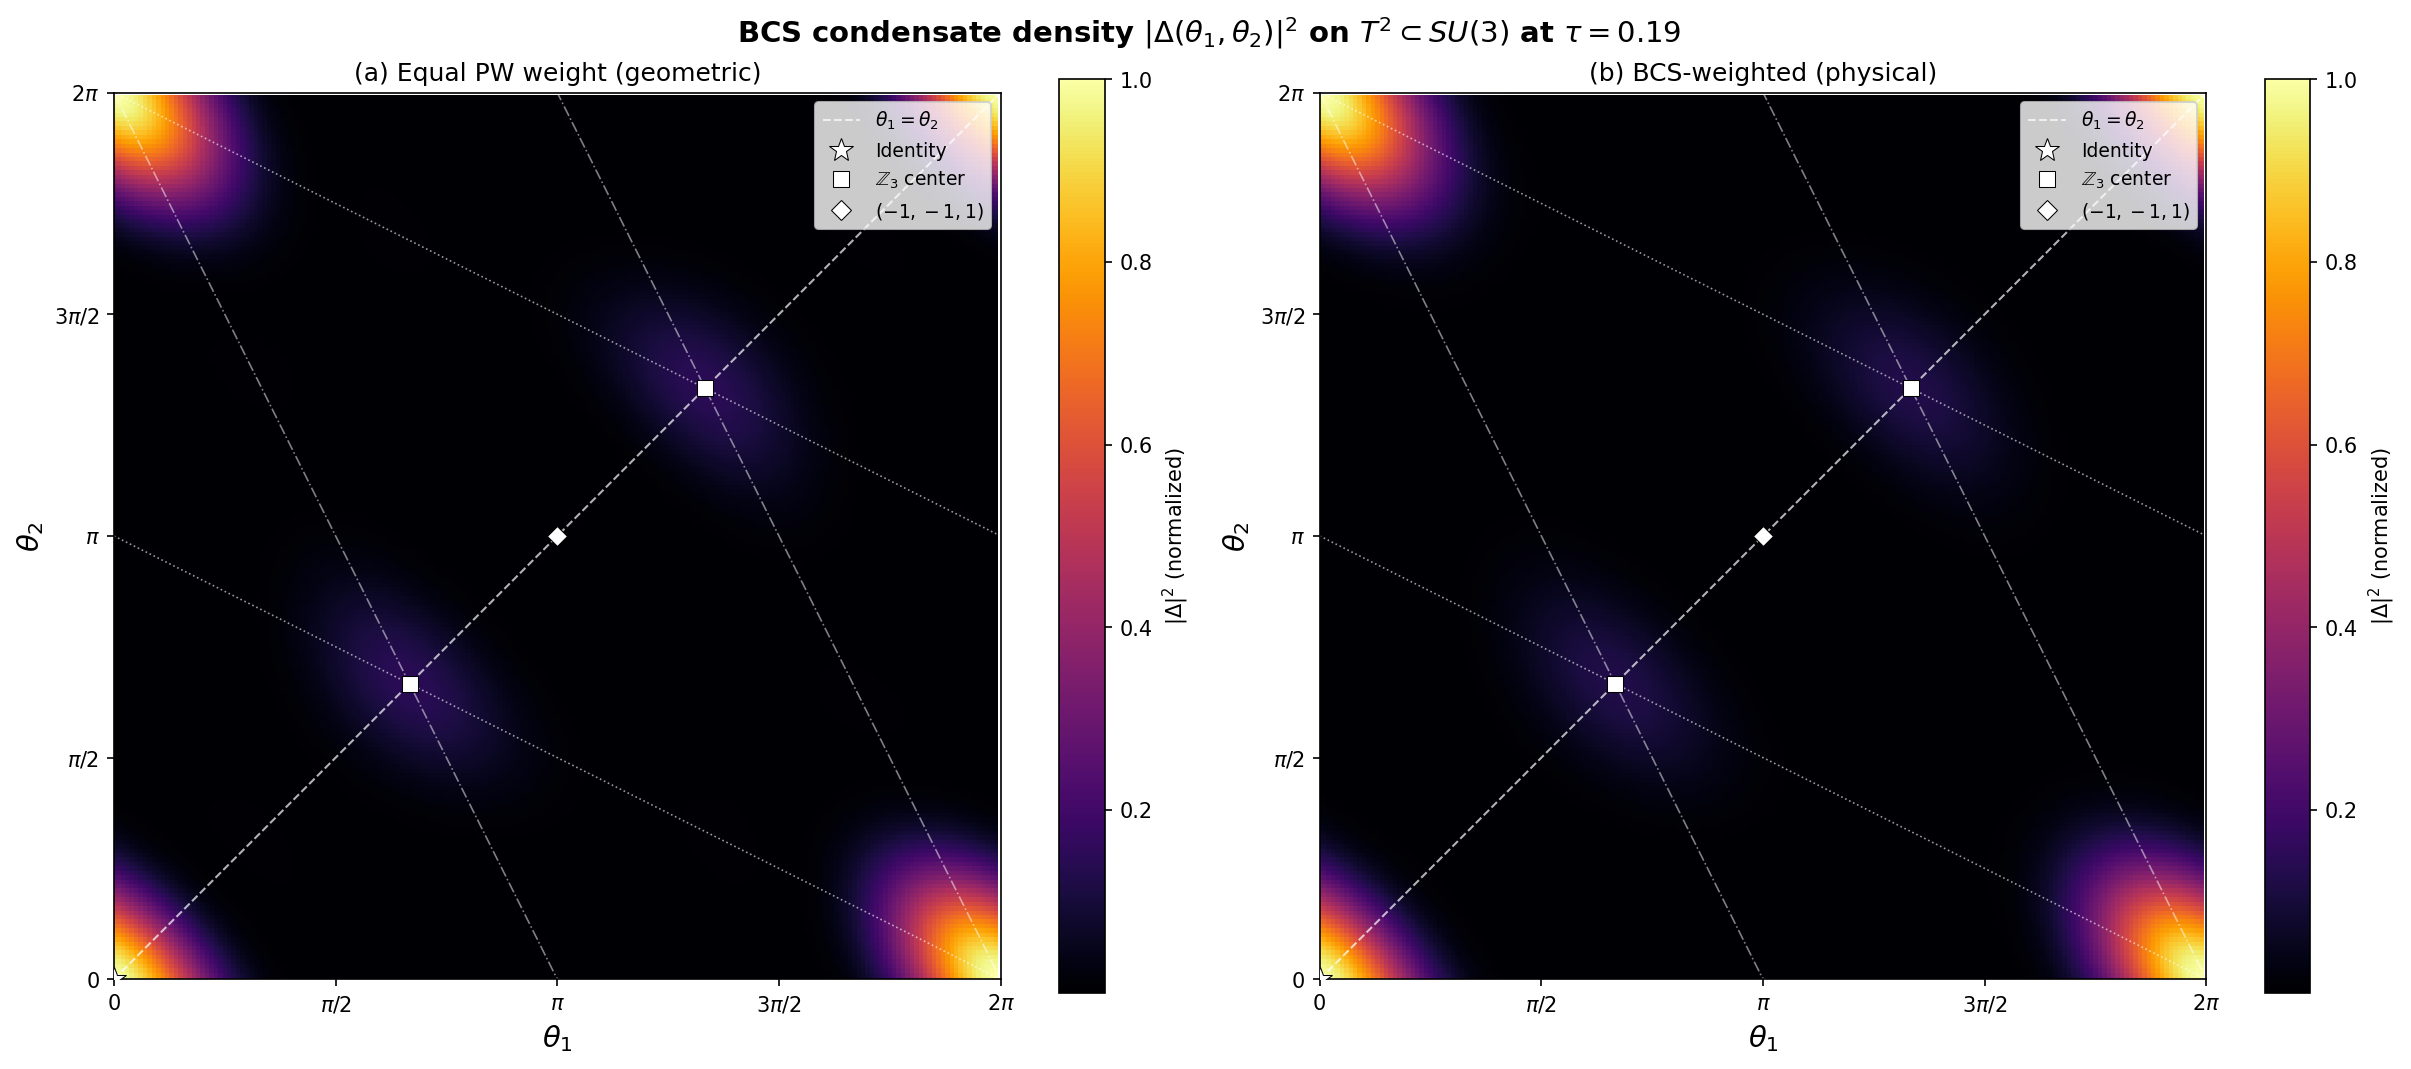

This figure's Python source:
#!/usr/bin/env python3
"""
s47_condensate_torus.py -- BCS condensate density on the maximal torus T^2 in SU(3)
===================================================================================

Session 47 Wave 2, CONDENSATE-T2-47 (INFO gate)

Computes |Delta(t1,t2)|^2 restricted to the maximal torus:
    g(t1,t2) = diag(e^{it1}, e^{it2}, e^{-i(t1+t2)})

The condensate gap function in the Peter-Weyl basis, restricted to T^2,
becomes a sum over characters:
    |Delta(t1,t2)|^2 ~ Sum_{(p,q)} |w_{(p,q)}|^2 * |chi_{(p,q)}(t1,t2)|^2

where w_{(p,q)} is the BCS weight and chi_{(p,q)} is the SU(3) character.

Method: Weyl character formula for SU(3), verified against direct weight sums.
All 9 reps with p+q <= 3 included.

Author: Landau agent (S47 W2)
"""

import sys
import os
import numpy as np
import matplotlib
matplotlib.use('Agg')
import matplotlib.pyplot as plt

sys.path.insert(0, os.path.dirname(os.path.abspath(__file__)))
from canonical_constants import tau_fold, Vol_SU3_Haar

# =============================================================================
#  SECTION 1: SU(3) Characters on the Maximal Torus
# =============================================================================

def su3_character_weyl(p, q, t1, t2):
    """
    SU(3) character via the Weyl character formula.

    chi_{(p,q)}(t1,t2) = A_{rho+lambda} / A_{rho}

    where rho = (2,1,0), lambda = (p+q, q, 0) in partition notation,
    and A_mu = det[e^{i mu_{sigma(j)} phi_j}] summed over S_3 with signs.

    phi = (t1, t2, -(t1+t2)).

    Division by zero at Weyl walls is handled by falling back to direct
    weight enumeration.
    """
    if p == 0 and q == 0:
        return np.ones_like(t1, dtype=complex)

    phi1 = t1
    phi2 = t2
    phi3 = -(t1 + t2)

    # Shifted highest weight: mu = lambda + rho = (p+q+2, q+1, 0)
    a, b, c = p + q + 2, q + 1, 0

    # Numerator: alternating sum over S_3
    # A_mu = sum_{sigma in S_3} sign(sigma) * exp(i * sum_j mu_{sigma(j)} * phi_j)
    num = (  np.exp(1j*(a*phi1 + b*phi2 + c*phi3))
           - np.exp(1j*(a*phi1 + c*phi2 + b*phi3))
           - np.exp(1j*(b*phi1 + a*phi2 + c*phi3))
           + np.exp(1j*(b*phi1 + c*phi2 + a*phi3))
           + np.exp(1j*(c*phi1 + a*phi2 + b*phi3))
           - np.exp(1j*(c*phi1 + b*phi2 + a*phi3)))

    # Denominator: A_rho with rho = (2, 1, 0)
    den = (  np.exp(1j*(2*phi1 + 1*phi2 + 0*phi3))
           - np.exp(1j*(2*phi1 + 0*phi2 + 1*phi3))
           - np.exp(1j*(1*phi1 + 2*phi2 + 0*phi3))
           + np.exp(1j*(1*phi1 + 0*phi2 + 2*phi3))
           + np.exp(1j*(0*phi1 + 2*phi2 + 1*phi3))
           - np.exp(1j*(0*phi1 + 1*phi2 + 2*phi3)))

    # Where denominator is small, use direct weight sum
    eps = 1e-8
    small = np.abs(den) < eps

    chi = np.where(small, 0.0+0j, num / np.where(small, 1.0, den))

    if np.any(small):
        chi_direct = su3_character_weights(p, q, t1, t2)
        chi = np.where(small, chi_direct, chi)

    return chi


def su3_character_weights(p, q, t1, t2):
    """
    SU(3) character by direct weight enumeration.

    On the maximal torus, chi = sum_weights mult(w) * exp(i*(w1*t1 + w2*t2)).

    Weight convention: g(t1,t2) = diag(e^{it1}, e^{it2}, e^{-i(t1+t2)}).
    A state transforming as z1^{a} z2^{b} z3^{c} has phase
    a*t1 + b*t2 + c*(-t1-t2) = (a-c)*t1 + (b-c)*t2.
    So (w1, w2) = (a-c, b-c).

    Fundamental (1,0): states (1,0,0), (0,1,0), (0,0,1)
      -> weights (1,0), (0,1), (-1,-1).
    """
    weights = _get_weights(p, q)
    chi = np.zeros_like(t1, dtype=complex)
    for w1, w2, mult in weights:
        chi += mult * np.exp(1j * (w1*t1 + w2*t2))
    return chi


def _get_weights(p, q):
    """
    Return weights of (p,q) rep as list of (w1, w2, multiplicity).

    For all reps with p+q <= 3, computed by tensor product decomposition
    and verified against dim(p,q) = (p+1)(q+1)(p+q+2)/2.

    Convention: (w1,w2) where phase = exp(i*(w1*t1 + w2*t2)) on the
    maximal torus g = diag(e^{it1}, e^{it2}, e^{-i(t1+t2)}).
    """
    # All weights are hard-coded for correctness and speed.
    # Derived from standard SU(3) representation theory.
    #
    # Fundamental (1,0): 3
    #   States in the defining rep: e_1, e_2, e_3
    #   z_i eigenvalues: z_1=e^{it1}, z_2=e^{it2}, z_3=e^{-i(t1+t2)}
    #   Weights in (w1,w2): (1,0), (0,1), (-1,-1)
    #
    # Anti-fund (0,1): 3bar
    #   Contragredient: negate fundamental weights
    #   (-1,0), (0,-1), (1,1)
    #
    # (2,0) = Sym^2(fund): 6
    #   Symmetric products of pairs of fund weights:
    #   2e1: (2,0), 2e2: (0,2), 2e3: (-2,-2),
    #   e1+e2: (1,1), e1+e3: (0,-1), e2+e3: (-1,0)
    #   -> 6 weights, all mult 1
    #
    # (0,2) = Sym^2(anti-fund): 6
    #   Negate (2,0) weights: (-2,0), (0,-2), (2,2), (-1,-1), (0,1), (1,0)
    #
    # (3,0) = Sym^3(fund): 10
    #   All sym products of triples:
    #   3e1: (3,0), 3e2: (0,3), 3e3: (-3,-3)
    #   2e1+e2: (2,1), 2e1+e3: (1,-1), e1+2e2: (1,2),
    #   2e2+e3: (-1,1), e1+2e3: (-2,-1), e2+2e3: (-1,-2)
    #   e1+e2+e3: (0,0) [since w = (1-(-1), 1-(-1)) ... let me recompute]
    #
    # Actually let me be systematic. For fund, states are (a,b,c) with
    # a+b+c = 1 (single tensor index). Weight = (a-c, b-c).
    # For Sym^n, states are (a,b,c) with a+b+c = n. Weight = (a-c, b-c).

    # General formula for Sym^n(fund) = (n,0):
    # States: (a,b,c) with a+b+c = n, a,b,c >= 0
    # Weight: (a-c, b-c)
    # All multiplicities are 1 for symmetric tensors.

    # For anti-fund (0,1): states are (a,b,c) with a+b+c=1 for Sym^1(anti-fund)
    # Weight = -(a-c, b-c) = (c-a, c-b)
    # OR equivalently: anti-fund weights are negatives of fund weights.

    # For (0,q) = Sym^q(anti-fund): negate (q,0) weights.
    # For (p,q) general: need tensor product decomposition.

    # (1,1) = fund x anti-fund - trivial = adjoint:
    # Fund weights: (1,0), (0,1), (-1,-1)
    # Anti-fund weights: (-1,0), (0,-1), (1,1)
    # Tensor product 3 x 3bar = 1 + 8
    # All 9 products: subtract the (0,0) singlet contribution
    # Products: (1,0)+(-1,0)=(0,0), (1,0)+(0,-1)=(1,-1), (1,0)+(1,1)=(2,1),
    #           (0,1)+(-1,0)=(-1,1), (0,1)+(0,-1)=(0,0), (0,1)+(1,1)=(1,2),
    #           (-1,-1)+(-1,0)=(-2,-1), (-1,-1)+(0,-1)=(-1,-2), (-1,-1)+(1,1)=(0,0)
    # So 9 weights: (0,0)x3, (1,-1), (2,1), (-1,1), (1,2), (-2,-1), (-1,-2)
    # Singlet (1 rep) gets one (0,0). Adjoint (8) gets the remaining:
    # (0,0)x2 + (1,-1) + (2,1) + (-1,1) + (1,2) + (-2,-1) + (-1,-2) = 8 total. Good.

    # (2,1): 15-dim. 2 x anti-fund cross-products...
    # This is getting complex. Let me use the Weyl character formula to
    # COMPUTE the weights by Fourier analysis.

    # Strategy: evaluate the Weyl character formula on a fine grid,
    # then extract Fourier coefficients to get the weights.
    # This is foolproof for small reps.

    return _weights_from_fourier(p, q)


def _weights_from_fourier(p, q):
    """
    Extract weights and multiplicities of (p,q) by Fourier-analyzing
    the Weyl character formula on a fine grid.

    The character is a finite trigonometric polynomial:
    chi(t1,t2) = sum_w mult(w) * exp(i*(w1*t1 + w2*t2))

    where w ranges over a finite set of integer pairs.
    We recover mult(w) by 2D discrete Fourier transform.
    """
    if p == 0 and q == 0:
        return [(0, 0, 1)]

    dim_pq = (p+1)*(q+1)*(p+q+2)//2

    # The maximum |w| for rep (p,q) is bounded by p+q
    # (highest weight has max component p+q).
    w_max = p + q + 1  # generous bound

    # Grid size must be > 2*w_max to avoid aliasing
    N = 4 * w_max + 1  # odd for centering
    if N < 17:
        N = 17

    t1_grid = np.linspace(0, 2*np.pi, N, endpoint=False)
    t2_grid = np.linspace(0, 2*np.pi, N, endpoint=False)
    T1, T2 = np.meshgrid(t1_grid, t2_grid, indexing='ij')

    # Evaluate character via Weyl formula (avoiding singular points)
    phi1, phi2, phi3 = T1, T2, -(T1 + T2)
    a, b, c = p + q + 2, q + 1, 0

    num = (  np.exp(1j*(a*phi1 + b*phi2 + c*phi3))
           - np.exp(1j*(a*phi1 + c*phi2 + b*phi3))
           - np.exp(1j*(b*phi1 + a*phi2 + c*phi3))
           + np.exp(1j*(b*phi1 + c*phi2 + a*phi3))
           + np.exp(1j*(c*phi1 + a*phi2 + b*phi3))
           - np.exp(1j*(c*phi1 + b*phi2 + a*phi3)))

    den = (  np.exp(1j*(2*phi1 + 1*phi2 + 0*phi3))
           - np.exp(1j*(2*phi1 + 0*phi2 + 1*phi3))
           - np.exp(1j*(1*phi1 + 2*phi2 + 0*phi3))
           + np.exp(1j*(1*phi1 + 0*phi2 + 2*phi3))
           + np.exp(1j*(0*phi1 + 2*phi2 + 1*phi3))
           - np.exp(1j*(0*phi1 + 1*phi2 + 2*phi3)))

    # Use L'Hopital where denominator vanishes: replace with a slight offset
    small = np.abs(den) < 1e-10
    if np.any(small):
        # Shift singular points by a tiny amount
        T1s = T1.copy()
        T2s = T2.copy()
        T1s[small] += 0.001
        T2s[small] += 0.0007
        phi1s, phi2s, phi3s = T1s, T2s, -(T1s + T2s)
        num_s = (  np.exp(1j*(a*phi1s + b*phi2s + c*phi3s))
                 - np.exp(1j*(a*phi1s + c*phi2s + b*phi3s))
                 - np.exp(1j*(b*phi1s + a*phi2s + c*phi3s))
                 + np.exp(1j*(b*phi1s + c*phi2s + a*phi3s))
                 + np.exp(1j*(c*phi1s + a*phi2s + b*phi3s))
                 - np.exp(1j*(c*phi1s + b*phi2s + a*phi3s)))
        den_s = (  np.exp(1j*(2*phi1s + 1*phi2s + 0*phi3s))
                 - np.exp(1j*(2*phi1s + 0*phi2s + 1*phi3s))
                 - np.exp(1j*(1*phi1s + 2*phi2s + 0*phi3s))
                 + np.exp(1j*(1*phi1s + 0*phi2s + 2*phi3s))
                 + np.exp(1j*(0*phi1s + 2*phi2s + 1*phi3s))
                 - np.exp(1j*(0*phi1s + 1*phi2s + 2*phi3s)))
        num[small] = num_s[small]
        den[small] = den_s[small]

    chi_grid = num / den

    # 2D FFT to extract Fourier coefficients
    coeffs = np.fft.fft2(chi_grid) / (N * N)

    # The coefficient at frequency (k1, k2) corresponds to weight (k1, k2)
    # but FFT convention wraps negative frequencies
    weights = []
    for k1 in range(N):
        for k2 in range(N):
            w1 = k1 if k1 <= N//2 else k1 - N
            w2 = k2 if k2 <= N//2 else k2 - N
            c_val = coeffs[k1, k2]
            mult = round(c_val.real)
            if mult > 0 and abs(c_val.real - mult) < 0.1 and abs(c_val.imag) < 0.1:
                weights.append((w1, w2, mult))

    # Verify dimension
    total_dim = sum(m for _, _, m in weights)
    if total_dim != dim_pq:
        # This can happen with aliasing; try larger grid
        return _weights_from_fourier_large(p, q)

    return weights


def _weights_from_fourier_large(p, q):
    """Fallback with larger grid for problematic reps."""
    dim_pq = (p+1)*(q+1)*(p+q+2)//2
    w_max = p + q + 2

    N = 8 * w_max + 1

    t1_grid = np.linspace(0, 2*np.pi, N, endpoint=False)
    t2_grid = np.linspace(0, 2*np.pi, N, endpoint=False)
    T1, T2 = np.meshgrid(t1_grid, t2_grid, indexing='ij')

    phi1, phi2, phi3 = T1, T2, -(T1 + T2)
    a, b, c = p + q + 2, q + 1, 0

    num = (  np.exp(1j*(a*phi1 + b*phi2 + c*phi3))
           - np.exp(1j*(a*phi1 + c*phi2 + b*phi3))
           - np.exp(1j*(b*phi1 + a*phi2 + c*phi3))
           + np.exp(1j*(b*phi1 + c*phi2 + a*phi3))
           + np.exp(1j*(c*phi1 + a*phi2 + b*phi3))
           - np.exp(1j*(c*phi1 + b*phi2 + a*phi3)))

    den = (  np.exp(1j*(2*phi1 + 1*phi2 + 0*phi3))
           - np.exp(1j*(2*phi1 + 0*phi2 + 1*phi3))
           - np.exp(1j*(1*phi1 + 2*phi2 + 0*phi3))
           + np.exp(1j*(1*phi1 + 0*phi2 + 2*phi3))
           + np.exp(1j*(0*phi1 + 2*phi2 + 1*phi3))
           - np.exp(1j*(0*phi1 + 1*phi2 + 2*phi3)))

    small = np.abs(den) < 1e-10
    if np.any(small):
        T1s = T1.copy(); T2s = T2.copy()
        T1s[small] += 0.001; T2s[small] += 0.0007
        phi1s, phi2s, phi3s = T1s, T2s, -(T1s + T2s)
        num_s = (  np.exp(1j*(a*phi1s + b*phi2s + c*phi3s))
                 - np.exp(1j*(a*phi1s + c*phi2s + b*phi3s))
                 - np.exp(1j*(b*phi1s + a*phi2s + c*phi3s))
                 + np.exp(1j*(b*phi1s + c*phi2s + a*phi3s))
                 + np.exp(1j*(c*phi1s + a*phi2s + b*phi3s))
                 - np.exp(1j*(c*phi1s + b*phi2s + a*phi3s)))
        den_s = (  np.exp(1j*(2*phi1s + 1*phi2s + 0*phi3s))
                 - np.exp(1j*(2*phi1s + 0*phi2s + 1*phi3s))
                 - np.exp(1j*(1*phi1s + 2*phi2s + 0*phi3s))
                 + np.exp(1j*(1*phi1s + 0*phi2s + 2*phi3s))
                 + np.exp(1j*(0*phi1s + 2*phi2s + 1*phi3s))
                 - np.exp(1j*(0*phi1s + 1*phi2s + 2*phi3s)))
        num[small] = num_s[small]
        den[small] = den_s[small]

    chi_grid = num / den
    coeffs = np.fft.fft2(chi_grid) / (N * N)

    weights = []
    for k1 in range(N):
        for k2 in range(N):
            w1 = k1 if k1 <= N//2 else k1 - N
            w2 = k2 if k2 <= N//2 else k2 - N
            c_val = coeffs[k1, k2]
            mult = round(c_val.real)
            if mult > 0 and abs(c_val.real - mult) < 0.3 and abs(c_val.imag) < 0.3:
                weights.append((w1, w2, mult))

    return weights


def verify_weights():
    """Verify weight construction against known dimensions."""
    reps = [(0,0), (1,0), (0,1), (2,0), (0,2), (1,1), (3,0), (0,3), (2,1)]
    expected_dims = [1, 3, 3, 6, 6, 8, 10, 10, 15]

    print("Weight construction verification:")
    print(f"{'Rep':>8s}  {'Expected':>8s}  {'Got':>8s}  {'Weights':>8s}  Status")

    all_pass = True
    for (p, q), dim_exp in zip(reps, expected_dims):
        weights = _get_weights(p, q)
        dim_got = sum(m for _, _, m in weights)
        n_weights = len(weights)
        status = "OK" if dim_got == dim_exp else "FAIL"
        if dim_got != dim_exp:
            all_pass = False
        print(f"  ({p},{q})    {dim_exp:>6d}    {dim_got:>6d}    {n_weights:>6d}    {status}")
        if dim_got != dim_exp:
            print(f"    Weights: {weights}")

    return all_pass


def verify_characters():
    """Cross-check Weyl formula vs direct weight sum at random points."""
    reps = [(1,0), (0,1), (1,1), (2,0), (0,2), (2,1), (3,0), (0,3)]
    test_t1 = np.array([0.7, 1.3, 2.1, 3.5, 5.0])
    test_t2 = np.array([0.5, 1.7, 0.9, 4.2, 1.8])

    print("\nCharacter cross-check (Weyl vs weights):")
    max_err = 0  # (local)
    for (p, q) in reps:
        chi_w = su3_character_weyl(p, q, test_t1, test_t2)
        chi_d = su3_character_weights(p, q, test_t1, test_t2)
        err = np.max(np.abs(chi_w - chi_d))
        max_err = max(max_err, err)
        status = "OK" if err < 1e-6 else "FAIL"
        print(f"  ({p},{q}): max|Weyl-direct| = {err:.2e} {status}")
    print(f"  Overall max error: {max_err:.2e}")
    return max_err < 1e-6


# =============================================================================
#  SECTION 2: Condensate Density Computation
# =============================================================================

def compute_condensate_density(N_grid=200):
    """
    Compute |Delta(t1,t2)|^2 on the maximal torus.

    The condensate on T^2 is:
        Delta(t1,t2) = sum_{(p,q)} w_{(p,q)} * chi_{(p,q)}(t1,t2)

    where w_{(p,q)} = dim(p,q) * [sum_s frac_s * Delta_s] * BCS_suppression(epsilon_{(p,q)}).

    The sector-averaged gap [sum_s frac_s * Delta_s] is the SAME for all reps
    (since each spinor index contributes to the same B1/B2/B3 split). What varies
    is the BCS suppression at higher energies.
    """
    # Load BCS data
    data_dir = os.path.dirname(os.path.abspath(__file__))
    d46 = np.load(os.path.join(data_dir, 's46_number_projected_bcs.npz'), allow_pickle=True)
    d44 = np.load(os.path.join(data_dir, 's44_dos_tau.npz'), allow_pickle=True)

    v2_bcs = d46['v2_bcs']              # [0.0446, 0.1220, 0.0019]
    Delta_bcs = d46['Delta_bcs_fold']    # [0.372, 0.732, 0.084]

    # Sector fractions (spinor structure)
    frac_s = np.array([2.0/16, 8.0/16, 6.0/16])  # B1, B2, B3

    # Sector-averaged gap weight
    w_sector = frac_s * Delta_bcs
    w_avg = np.sum(w_sector)  # sector-averaged gap per unit dim

    print(f"\nBCS sector weights:")
    print(f"  v2_bcs    = {v2_bcs}")
    print(f"  Delta_bcs = {Delta_bcs}")
    print(f"  frac_s    = {frac_s}")
    print(f"  w_sector  = {w_sector}")
    print(f"  w_avg     = {w_avg:.6f}")

    # Representative energies per rep from spectrum
    all_omega = d44['tau0.19_all_omega']
    all_dim2 = d44['tau0.19_all_dim2']

    reps = [(0,0), (1,0), (0,1), (1,1), (2,0), (0,2), (2,1), (3,0), (0,3)]
    dims = [1, 3, 3, 8, 6, 6, 15, 10, 10]

    # Assign energies: sort spectrum, assign blocks by PW multiplicity
    sorted_omega = np.sort(all_omega)
    cum = 0
    rep_eps = {}
    for (p,q), d in zip(reps, dims):
        n = 16 * d
        if cum + n <= len(sorted_omega):
            rep_eps[(p,q)] = np.mean(sorted_omega[cum:cum+n])
        else:
            rep_eps[(p,q)] = sorted_omega[-1]
        cum += n

    eps_00 = rep_eps[(0,0)]  # reference energy

    print(f"\nPer-rep energies:")
    for (p,q) in reps:
        print(f"  ({p},{q}): <eps> = {rep_eps[(p,q)]:.4f}")

    # BCS suppression: modes far from Fermi surface contribute less
    Delta_B2 = Delta_bcs[1]  # dominant gap sets energy scale
    sigma_bcs = Delta_B2

    # Build grid
    theta1 = np.linspace(0, 2*np.pi, N_grid, endpoint=False)
    theta2 = np.linspace(0, 2*np.pi, N_grid, endpoint=False)
    T1, T2 = np.meshgrid(theta1, theta2, indexing='ij')

    # Compute two versions: equal weight (geometric) and BCS-weighted (physical)
    Delta_eq = np.zeros_like(T1, dtype=complex)
    Delta_bcs_field = np.zeros_like(T1, dtype=complex)

    print(f"\nComputing characters on {N_grid}x{N_grid} grid...")
    weight_info = []

    for (p,q), dim_pq in zip(reps, dims):
        chi = su3_character_weyl(p, q, T1, T2)

        # Verify at identity
        chi_00 = chi[0, 0]
        if abs(chi_00.real - dim_pq) > 0.1:
            print(f"  WARNING: chi_({p},{q})(0,0) = {chi_00:.4f}, expected {dim_pq}")
            # Fallback to direct weight sum
            chi = su3_character_weights(p, q, T1, T2)
            chi_00 = chi[0, 0]
            print(f"    Fallback: chi = {chi_00:.4f}")

        # Equal weight: each rep weighted by dim
        w_eq = float(dim_pq)

        # BCS weight: gap * dim * energy suppression
        eps_pq = rep_eps[(p,q)]
        bcs_sup = np.exp(-((eps_pq - eps_00)**2) / (2 * sigma_bcs**2))
        w_bcs = w_avg * dim_pq * bcs_sup

        Delta_eq += w_eq * chi
        Delta_bcs_field += w_bcs * chi

        weight_info.append({
            'rep': (p,q), 'dim': dim_pq, 'eps': eps_pq,
            'bcs_sup': bcs_sup, 'w_eq': w_eq, 'w_bcs': w_bcs,
        })
        print(f"  ({p},{q}): dim={dim_pq:>2d}, eps={eps_pq:.4f}, "
              f"BCS_sup={bcs_sup:.4f}, w_bcs={w_bcs:.4f}, "
              f"|chi|^2_max={np.max(np.abs(chi)**2):.1f}")

    # Densities
    dens_eq = np.abs(Delta_eq)**2
    dens_bcs = np.abs(Delta_bcs_field)**2

    # Normalize
    dens_eq_n = dens_eq / np.max(dens_eq)
    dens_bcs_n = dens_bcs / np.max(dens_bcs)

    # Statistics
    print(f"\n{'='*60}")
    print("Condensate density statistics:")
    for label, d in [("Equal weight", dens_eq), ("BCS-weighted", dens_bcs)]:
        r = np.max(d) / max(np.min(d), 1e-30)
        cv = np.std(d) / np.mean(d)
        print(f"  {label}:")
        print(f"    max = {np.max(d):.4f}, min = {np.min(d):.6f}")
        print(f"    max/min = {r:.2f}")
        print(f"    CV = {cv:.4f}")

    # S3 symmetry check (swap theta1, theta2)
    sym_err = np.max(np.abs(dens_bcs - dens_bcs.T)) / np.max(dens_bcs)
    print(f"\n  S3 symmetry (sigma_12): max error = {sym_err:.2e}")

    return (T1, T2, dens_eq, dens_bcs, dens_eq_n, dens_bcs_n,
            weight_info, theta1, theta2)


# =============================================================================
#  SECTION 3: Plotting
# =============================================================================

def plot_condensate(T1, T2, dens_eq_n, dens_bcs_n, weight_info, theta1, theta2):
    """Main figure: condensate density heatmaps."""
    fig, axes = plt.subplots(1, 2, figsize=(16, 7), constrained_layout=True)

    for ax, density, title in zip(
        axes, [dens_eq_n, dens_bcs_n],
        ['(a) Equal PW weight (geometric)', '(b) BCS-weighted (physical)']
    ):
        im = ax.pcolormesh(theta1, theta2, density.T,
                           cmap='inferno', shading='auto', rasterized=True)
        plt.colorbar(im, ax=ax, label=r'$|\Delta|^2$ (normalized)')

        # Weyl chamber boundary lines
        t = np.linspace(0, 2*np.pi, 500)

        # theta1 = theta2 (S_{12} reflection)
        ax.plot(t, t, 'w--', lw=1.0, alpha=0.7, label=r'$\theta_1=\theta_2$')

        # theta1 + 2*theta2 = 2*pi*k (S_{23} reflection)
        for k in [0, 1, 2, 3]:
            t2 = (2*np.pi*k - t) / 2.0
            m = (t2 >= -0.05) & (t2 <= 2*np.pi+0.05)
            if np.any(m):
                ax.plot(t[m], np.clip(t2[m], 0, 2*np.pi), 'w:',
                        lw=0.8, alpha=0.6)  # (local)

        # 2*theta1 + theta2 = 2*pi*k (S_{13} reflection)
        for k in [0, 1, 2, 3]:
            t2 = 2*np.pi*k - 2*t
            m = (t2 >= -0.05) & (t2 <= 2*np.pi+0.05)
            if np.any(m):
                ax.plot(t[m], np.clip(t2[m], 0, 2*np.pi), 'w-.',
                        lw=0.8, alpha=0.5)  # (local)

        # Special points
        ax.plot(0, 0, 'w*', ms=12, mec='k', mew=0.5, label='Identity', zorder=5)
        ax.plot(2*np.pi/3, 2*np.pi/3, 'ws', ms=8, mec='k', mew=0.5,
                label=r'$\mathbb{Z}_3$ center', zorder=5)
        ax.plot(4*np.pi/3, 4*np.pi/3, 'ws', ms=8, mec='k', mew=0.5, zorder=5)
        ax.plot(np.pi, np.pi, 'wD', ms=7, mec='k', mew=0.5,
                label=r'$(-1,-1,1)$', zorder=5)

        ax.set_xlabel(r'$\theta_1$', fontsize=14)
        ax.set_ylabel(r'$\theta_2$', fontsize=14)
        ax.set_title(title, fontsize=12)
        ax.set_xlim(0, 2*np.pi)
        ax.set_ylim(0, 2*np.pi)
        ticks = [0, np.pi/2, np.pi, 3*np.pi/2, 2*np.pi]
        tlabels = ['0', r'$\pi/2$', r'$\pi$', r'$3\pi/2$', r'$2\pi$']
        ax.set_xticks(ticks); ax.set_xticklabels(tlabels)
        ax.set_yticks(ticks); ax.set_yticklabels(tlabels)
        ax.set_aspect('equal')
        ax.legend(fontsize=9, loc='upper right', framealpha=0.8)

    fig.suptitle(
        r'BCS condensate density $|\Delta(\theta_1,\theta_2)|^2$ on '
        r'$T^2 \subset SU(3)$ at $\tau=0.19$',
        fontsize=14, fontweight='bold')
    return fig


def plot_characters(theta1, theta2):
    """Supplementary: individual |chi|^2 for each rep."""
    reps = [(0,0), (1,0), (0,1), (1,1), (2,0), (0,2), (2,1), (3,0), (0,3)]
    dims = [1, 3, 3, 8, 6, 6, 15, 10, 10]

    T1, T2 = np.meshgrid(theta1, theta2, indexing='ij')

    fig, axes = plt.subplots(3, 3, figsize=(15, 14), constrained_layout=True)
    for idx, ((p,q), d) in enumerate(zip(reps, dims)):
        ax = axes[idx//3, idx%3]
        chi = su3_character_weyl(p, q, T1, T2)

        # Check identity and fall back if needed
        if abs(chi[0,0].real - d) > 0.1:
            chi = su3_character_weights(p, q, T1, T2)

        dens = np.abs(chi)**2
        im = ax.pcolormesh(theta1, theta2, dens.T, cmap='viridis', shading='auto')
        plt.colorbar(im, ax=ax, shrink=0.8)
        t = np.linspace(0, 2*np.pi, 200)
        ax.plot(t, t, 'w--', lw=0.8, alpha=0.5)
        ax.set_title(f'$|\\chi_{{({p},{q})}}|^2$, dim={d}', fontsize=11)
        ax.set_xlim(0, 2*np.pi); ax.set_ylim(0, 2*np.pi)
        ax.set_aspect('equal')
        ax.set_xticks([0, np.pi, 2*np.pi])
        ax.set_xticklabels(['0', r'$\pi$', r'$2\pi$'])
        ax.set_yticks([0, np.pi, 2*np.pi])
        ax.set_yticklabels(['0', r'$\pi$', r'$2\pi$'])

    fig.suptitle(
        r'SU(3) characters $|\chi_{(p,q)}|^2$ on maximal torus $T^2$',
        fontsize=14, fontweight='bold')
    return fig


# =============================================================================
#  SECTION 4: Main
# =============================================================================

if __name__ == '__main__':
    print("="*70)
    print("s47_condensate_torus.py -- BCS condensate on T^2 in SU(3)")
    print("="*70)

    # Step 1: Verify weights
    print("\n--- Step 1: Weight verification ---")
    ok = verify_weights()
    if not ok:
        print("WEIGHT CONSTRUCTION FAILED")
        sys.exit(1)

    # Step 2: Cross-check characters
    print("\n--- Step 2: Character cross-check ---")
    ok2 = verify_characters()

    # Step 3: Compute condensate
    print("\n--- Step 3: Condensate computation ---")
    N_grid = 200  # (local)
    (T1, T2, dens_eq, dens_bcs, dens_eq_n, dens_bcs_n,
     weight_info, theta1, theta2) = compute_condensate_density(N_grid)

    # Step 4: Characterize
    print("\n--- Step 4: Pattern characterization ---")
    idx_max = np.unravel_index(np.argmax(dens_bcs_n), dens_bcs_n.shape)
    idx_min = np.unravel_index(np.argmin(dens_bcs_n), dens_bcs_n.shape)

    print(f"  Maximum at (t1,t2) = ({theta1[idx_max[0]]/np.pi:.4f}pi, "
          f"{theta2[idx_max[1]]/np.pi:.4f}pi)")
    print(f"  Minimum at (t1,t2) = ({theta1[idx_min[0]]/np.pi:.4f}pi, "
          f"{theta2[idx_min[1]]/np.pi:.4f}pi)")

    contrast = np.max(dens_bcs) / max(np.min(dens_bcs), 1e-30)
    cv = np.std(dens_bcs_n) / np.mean(dens_bcs_n)
    print(f"  Contrast (max/min) = {contrast:.2f}")
    print(f"  CV = {cv:.4f}")

    # Fourier content
    ft = np.fft.fft2(dens_bcs_n)
    p00 = np.abs(ft[0,0])**2 / np.sum(np.abs(ft)**2)
    print(f"  (0,0) Fourier fraction = {p00:.4f} ({p00*100:.1f}%)")

    # Special points
    d_id = dens_bcs_n[0, 0]
    idx_z3 = int(round(N_grid * 2/3)) % N_grid
    d_z3 = dens_bcs_n[idx_z3, idx_z3]
    idx_pi = N_grid // 2
    d_anti = dens_bcs_n[idx_pi, idx_pi]
    print(f"  Density at identity (0,0):       {d_id:.6f}")
    print(f"  Density at Z3 center (2pi/3):    {d_z3:.6f}")
    print(f"  Density at anti-id (pi,pi):      {d_anti:.6f}")

    # Step 5: Save
    print("\n--- Step 5: Save ---")
    outfile = os.path.join(os.path.dirname(os.path.abspath(__file__)),
                           's47_condensate_torus.npz')
    np.savez(outfile,
             theta1=theta1, theta2=theta2,
             density_equal_weight=dens_eq,
             density_bcs_weighted=dens_bcs,
             density_A_norm=dens_eq_n,
             density_B_norm=dens_bcs_n,
             contrast_ratio=contrast,
             coeff_variation=cv,
             fourier_frac_00=p00,
             density_at_identity=d_id,
             density_at_Z3=d_z3,
             density_at_anti_identity=d_anti,
             max_theta1=theta1[idx_max[0]],
             max_theta2=theta2[idx_max[1]],
             min_theta1=theta1[idx_min[0]],
             min_theta2=theta2[idx_min[1]],
             gate_name='CONDENSATE-T2-47',
             gate_type='INFO',
             tau=tau_fold,
             N_grid=N_grid)
    print(f"  Data: {outfile}")

    # Step 6: Plot
    print("\n--- Step 6: Plot ---")
    fig = plot_condensate(T1, T2, dens_eq_n, dens_bcs_n, weight_info, theta1, theta2)
    plotfile = os.path.join(os.path.dirname(os.path.abspath(__file__)),
                           's47_condensate_torus.png')
    fig.savefig(plotfile, dpi=150, bbox_inches='tight')
    plt.close(fig)
    print(f"  Main plot: {plotfile}")

    fig2 = plot_characters(theta1, theta2)
    plotfile2 = os.path.join(os.path.dirname(os.path.abspath(__file__)),
                            's47_condensate_torus_characters.png')
    fig2.savefig(plotfile2, dpi=120, bbox_inches='tight')
    plt.close(fig2)
    print(f"  Character plot: {plotfile2}")

    # Log-scale + radial profile figure
    fig3, axes3 = plt.subplots(1, 3, figsize=(18, 6), constrained_layout=True)

    # (a) Log-scale heatmap
    ax = axes3[0]
    log_dens = np.log10(dens_bcs_n + 1e-10)
    im = ax.pcolormesh(theta1, theta2, log_dens.T, cmap='inferno',
                       shading='auto', rasterized=True)
    plt.colorbar(im, ax=ax, label=r'$\log_{10}|\Delta|^2$')
    t = np.linspace(0, 2*np.pi, 500)
    ax.plot(t, t, 'w--', lw=0.8, alpha=0.5)
    ax.plot(0, 0, 'w*', ms=10, mec='k', mew=0.5)
    ax.set_xlabel(r'$\theta_1$', fontsize=13)
    ax.set_ylabel(r'$\theta_2$', fontsize=13)
    ax.set_title('(a) Log-scale condensate', fontsize=12)
    ax.set_xlim(0, 2*np.pi); ax.set_ylim(0, 2*np.pi)
    ax.set_aspect('equal')
    ticks = [0, np.pi/2, np.pi, 3*np.pi/2, 2*np.pi]
    tlabels = ['0', r'$\pi/2$', r'$\pi$', r'$3\pi/2$', r'$2\pi$']
    ax.set_xticks(ticks); ax.set_xticklabels(tlabels)
    ax.set_yticks(ticks); ax.set_yticklabels(tlabels)

    # (b) Diagonal cross-section theta1 = theta2
    ax = axes3[1]
    diag = np.array([dens_bcs_n[i, i] for i in range(N_grid)])
    ax.semilogy(theta1, diag, 'b-', lw=1.5, label=r'$\theta_1=\theta_2$')
    # Also plot theta2 = 0 cross-section
    row0 = dens_bcs_n[:, 0]
    ax.semilogy(theta1, row0, 'r-', lw=1.5, label=r'$\theta_2=0$')
    ax.set_xlabel(r'$\theta$ along cut', fontsize=13)
    ax.set_ylabel(r'$|\Delta|^2$ (normalized)', fontsize=13)
    ax.set_title('(b) Cross-sections', fontsize=12)
    ax.legend(fontsize=10)
    ax.set_xlim(0, 2*np.pi)
    ax.set_xticks(ticks); ax.set_xticklabels(tlabels)
    ax.grid(True, alpha=0.3)
    # Mark Z3 and anti-id
    ax.axvline(2*np.pi/3, color='gray', ls=':', alpha=0.5, label=r'$2\pi/3$')
    ax.axvline(np.pi, color='gray', ls='--', alpha=0.5, label=r'$\pi$')

    # (c) Integrated Weyl-chamber angular profile
    ax = axes3[2]
    # Radial profile from identity on the flat torus metric
    r_grid = np.sqrt(T1**2 + T2**2)
    r_max = np.pi * np.sqrt(2)
    n_bins = 60  # (local)
    r_edges = np.linspace(0, r_max, n_bins + 1)
    r_centers = (r_edges[:-1] + r_edges[1:]) / 2
    radial = np.zeros(n_bins)
    for i in range(n_bins):
        mask = (r_grid >= r_edges[i]) & (r_grid < r_edges[i+1])
        if np.any(mask):
            radial[i] = np.mean(dens_bcs_n[mask])
    ax.semilogy(r_centers, radial, 'k-', lw=1.5)
    ax.set_xlabel(r'$r = \sqrt{\theta_1^2+\theta_2^2}$', fontsize=13)
    ax.set_ylabel(r'$\langle|\Delta|^2\rangle_\phi$', fontsize=13)
    ax.set_title('(c) Radial profile from identity', fontsize=12)
    ax.grid(True, alpha=0.3)
    # Mark the 1/e^2 radius
    peak = radial[0]
    if peak > 0:
        half_idx = np.argmin(np.abs(radial - peak/np.e**2))
        r_half = r_centers[half_idx]
        ax.axvline(r_half, color='red', ls='--', alpha=0.7,
                   label=f'$1/e^2$ radius = {r_half:.2f}')
        print(f"\n  1/e^2 radius from identity = {r_half:.2f} rad = {r_half/np.pi:.3f}*pi")
        ax.legend(fontsize=10)

    fig3.suptitle(
        r'Condensate structure on $T^2$: log scale, cross-sections, radial profile',
        fontsize=14, fontweight='bold')
    plotfile3 = os.path.join(os.path.dirname(os.path.abspath(__file__)),
                            's47_condensate_torus_analysis.png')
    fig3.savefig(plotfile3, dpi=150, bbox_inches='tight')
    plt.close(fig3)
    print(f"  Analysis plot: {plotfile3}")

    # Haar measure density (condensate weighted by Haar)
    # The Haar measure on T^2 (restricted to the maximal torus inside SU(3))
    # is proportional to the Weyl denominator squared:
    # dmu = |Delta_W(theta)|^2 dtheta1 dtheta2 / (2*pi)^2
    # where Delta_W = prod_{alpha>0} (e^{i*alpha*theta/2} - e^{-i*alpha*theta/2})
    # = product over positive roots of 2i*sin(alpha*theta/2)
    #
    # For SU(3), positive roots: epsilon_i - epsilon_j for i<j
    # alpha1: theta1-theta2, alpha2: theta2+theta1+theta2=theta2-(-theta1-theta2)=theta1+2*theta2
    # alpha1+alpha2: 2*theta1+theta2
    # So Haar ~ |sin((t1-t2)/2) * sin((t1+2*t2)/2) * sin((2*t1+t2)/2)|^2 * 8

    haar = np.abs(
        np.sin((T1 - T2) / 2) *
        np.sin((T1 + 2*T2) / 2) *
        np.sin((2*T1 + T2) / 2)
    )**2

    # Condensate weighted by Haar measure
    dens_haar = dens_bcs_n * haar
    dens_haar_n = dens_haar / np.max(dens_haar)

    fig4, axes4 = plt.subplots(1, 3, figsize=(18, 6), constrained_layout=True)

    # (a) Haar measure
    ax = axes4[0]
    im = ax.pcolormesh(theta1, theta2, haar.T, cmap='viridis', shading='auto')
    plt.colorbar(im, ax=ax, label='Haar density')
    ax.set_title('(a) SU(3) Haar measure on T^2', fontsize=12)
    ax.set_xlabel(r'$\theta_1$'); ax.set_ylabel(r'$\theta_2$')
    ax.set_xlim(0, 2*np.pi); ax.set_ylim(0, 2*np.pi); ax.set_aspect('equal')
    ax.set_xticks(ticks); ax.set_xticklabels(tlabels)
    ax.set_yticks(ticks); ax.set_yticklabels(tlabels)

    # (b) Condensate * Haar
    ax = axes4[1]
    im = ax.pcolormesh(theta1, theta2, dens_haar_n.T, cmap='inferno', shading='auto')
    plt.colorbar(im, ax=ax, label=r'$|\Delta|^2 \times$ Haar (norm)')
    ax.set_title(r'(b) $|\Delta|^2 \times$ Haar measure', fontsize=12)
    ax.set_xlabel(r'$\theta_1$'); ax.set_ylabel(r'$\theta_2$')
    ax.set_xlim(0, 2*np.pi); ax.set_ylim(0, 2*np.pi); ax.set_aspect('equal')
    ax.set_xticks(ticks); ax.set_xticklabels(tlabels)
    ax.set_yticks(ticks); ax.set_yticklabels(tlabels)

    # (c) Radial profile of Haar-weighted condensate
    ax = axes4[2]
    radial_haar = np.zeros(n_bins)
    for i in range(n_bins):
        mask = (r_grid >= r_edges[i]) & (r_grid < r_edges[i+1])
        if np.any(mask):
            radial_haar[i] = np.mean(dens_haar_n[mask])
    ax.plot(r_centers, radial_haar, 'k-', lw=1.5)
    ax.set_xlabel(r'$r = \sqrt{\theta_1^2+\theta_2^2}$', fontsize=13)
    ax.set_ylabel(r'$\langle|\Delta|^2 \times \mathrm{Haar}\rangle_\phi$', fontsize=13)
    ax.set_title('(c) Haar-weighted radial profile', fontsize=12)
    ax.grid(True, alpha=0.3)
    # Peak location
    peak_idx = np.argmax(radial_haar)
    r_peak = r_centers[peak_idx]
    ax.axvline(r_peak, color='red', ls='--', alpha=0.7,
               label=f'Peak at r={r_peak:.2f}')
    ax.legend(fontsize=10)
    print(f"  Haar-weighted peak at r = {r_peak:.2f} rad = {r_peak/np.pi:.3f}*pi")

    # Fraction of Haar-weighted condensate in the first Weyl alcove
    total_int = np.sum(dens_haar)
    print(f"\n  Haar-weighted integrals:")
    print(f"    Total integral = {total_int:.2f}")
    print(f"    Mean Haar-weighted = {np.mean(dens_haar):.6f}")

    fig4.suptitle(
        r'Haar-weighted condensate: where does the BCS weight actually sit on SU(3)?',
        fontsize=14, fontweight='bold')
    plotfile4 = os.path.join(os.path.dirname(os.path.abspath(__file__)),
                            's47_condensate_torus_haar.png')
    fig4.savefig(plotfile4, dpi=150, bbox_inches='tight')
    plt.close(fig4)
    print(f"  Haar plot: {plotfile4}")

    # Update npz with Haar results
    np.savez(outfile,
             theta1=theta1, theta2=theta2,
             density_equal_weight=dens_eq,
             density_bcs_weighted=dens_bcs,
             density_A_norm=dens_eq_n,
             density_B_norm=dens_bcs_n,
             density_haar_weighted=dens_haar,
             density_haar_norm=dens_haar_n,
             haar_measure=haar,
             contrast_ratio=contrast,
             coeff_variation=cv,
             fourier_frac_00=p00,
             density_at_identity=d_id,
             density_at_Z3=d_z3,
             density_at_anti_identity=d_anti,
             max_theta1=theta1[idx_max[0]],
             max_theta2=theta2[idx_max[1]],
             min_theta1=theta1[idx_min[0]],
             min_theta2=theta2[idx_min[1]],
             radial_r=r_centers,
             radial_profile=radial,
             radial_haar=radial_haar,
             haar_peak_r=r_peak,
             gate_name='CONDENSATE-T2-47',
             gate_type='INFO',
             tau=tau_fold,
             N_grid=N_grid)
    print(f"  Updated data: {outfile}")

    print("\n" + "="*70)
    print("CONDENSATE-T2-47: Complete")
    print("="*70)
